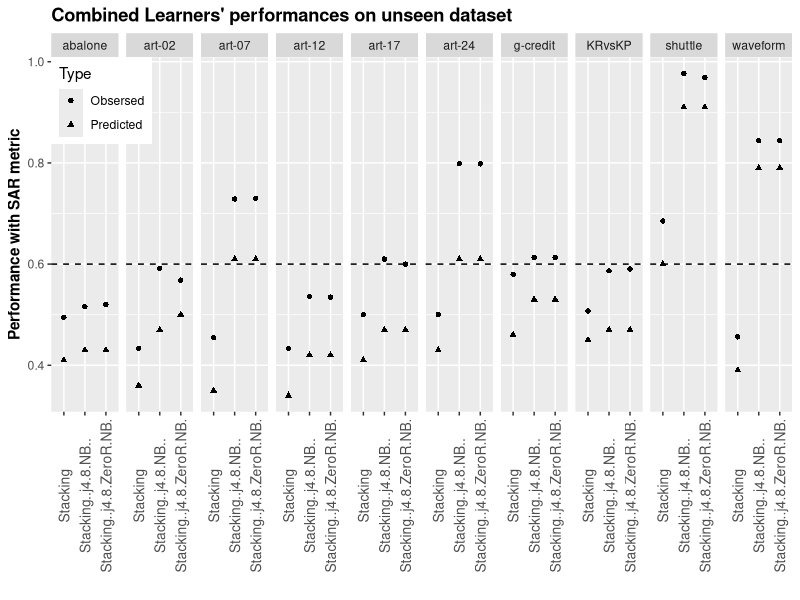

The R source for this figure:
# plot combined Learner for paper
# Author: Tri doan
# Date: Jan 14, 2015

library(ggplot2)
library(reshape2)
setwd("c:/algorithmSelection")
#setwd("c:/algoSelecMeta")
df <- read.csv("graph3.csv")

df <- melt(df,id=c('Dataset','Type'))
# generate dot plot 

p <- ggplot(df, aes(x=variable, y=value)) + geom_point(aes(shape=Type),stat="identity") + 
  ylab("Performance with SAR metric") + theme(axis.title.y=element_text(face='bold'))+
  theme(plot.title = element_text(lineheight=.8, face="bold")) +
  theme(axis.text.x=element_text(angle=90, size=10, vjust=0.5)) +
  ggtitle("Combined Learners' performances on unseen dataset") +  facet_grid(. ~ Dataset)  + 
  labs(x = "") + geom_hline(aes(yintercept=0.6), colour="black", linetype="dashed") +
  theme(legend.position=c(0,1),legend.justification=c(0,1))
  
  
pdf("combinedLearner.pdf", width=6, height=4)
print(p)
dev.off()

